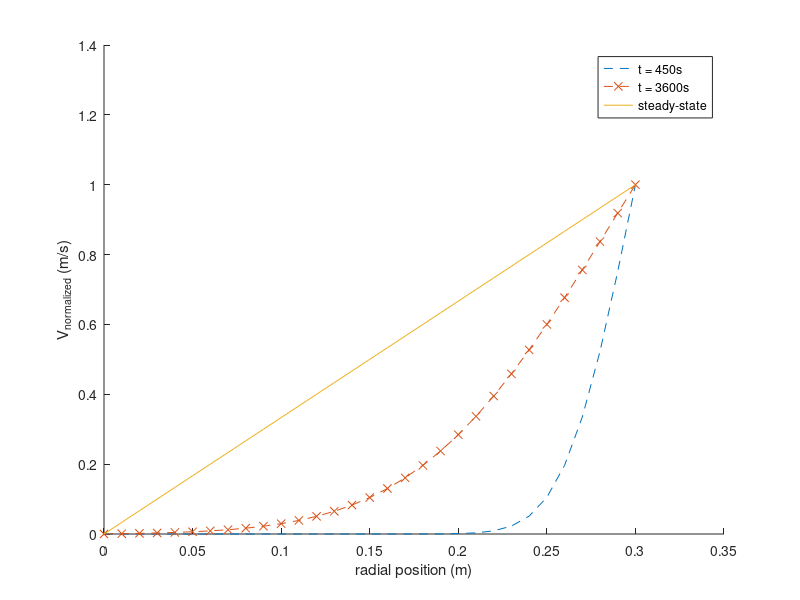

Write the MATLAB code that produced this figure.
clear; clc; close all;

R = 0.3; % m
omega = 2*pi; % rad/s
nu = 1.004*10^-6;

r = 0 : 0.01 : R;
%t = 0 : 500 : 50000;
%t = 450;
t = [450,3600,1000000];

that = t*nu/R^2;

rhat = r/R;

n_terms = 20;

lambda = 0.0001 : 0.0001 : 100;

f = zeros(length(lambda),1);

for i = 1 : length(lambda)
    
    f(i) = besselj(1,lambda(i));
end

l_n = zeros(n_terms,1);
ng = 1;
for i = 2 : length(lambda)
   
    if f(i) > 0 && f(i-1) < 0 % neg to pos
        l_n(ng) = lambda(i);
        ng = ng + 1;
    end
       if f(i) < 0 && f(i-1) > 0 % pos to neg
        l_n(ng) = lambda(i);
        ng = ng + 1;
       end
end

%l_n = [0; l_n(1:n_terms-1)];

v = zeros(length(r),length(t));

term = zeros(n_terms,1);

for i = 1 : length(t)
    
    for j = 1 : length(r)
        
        for n = 0 : n_terms-1
            
            term(n+1) = 2*besselj(1,l_n(n+1)*rhat(j))/(l_n(n+1)*besselj(0,l_n(n+1)))...
                *exp(-l_n(n+1)^2.0*that(i));
            
        end
        
        v(j,i) = rhat(j) + sum(term); 
        
    end
    
end

v_theta = R*omega*v;

hold on
plot(r,v(:,1),'--');
plot(r,v(:,2),'--x');
plot(r,v(:,3));
legend('t = 450s','t = 3600s','steady-state');
xlabel('radial position (m)');
ylabel('V_{normalized} (m/s)');

